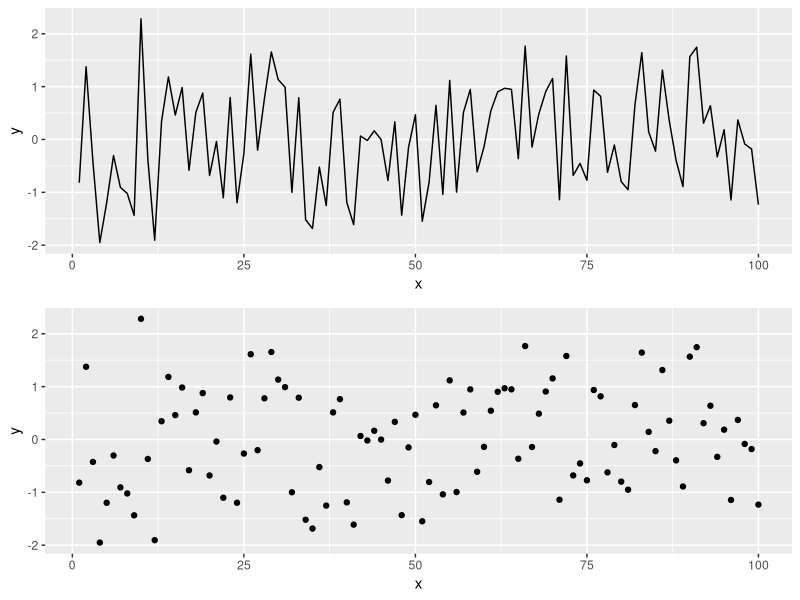

Generate this figure with R:
## ---- chunk 1
knitr::opts_chunk$set(echo = TRUE, fig.width = 8, fig.height = 8, fig.alig = "center")
## ---- chunk 2
library(tidyverse)
library(gridExtra)
## ---- chunk 3
# Simulating data according to a normal distribution

x <- seq(1:100)
y <- rnorm(100) # Generating data form a normal distribution with mean 0 and variance 1

data <- data.frame(x = x, y = y ) # Creating a data frame

p1 = ggplot(data, aes(x= x, y = y)) +
geom_line()

p2 = ggplot(data, aes(x= x, y = y)) +
geom_point()

grid.arrange(p1, p2)
